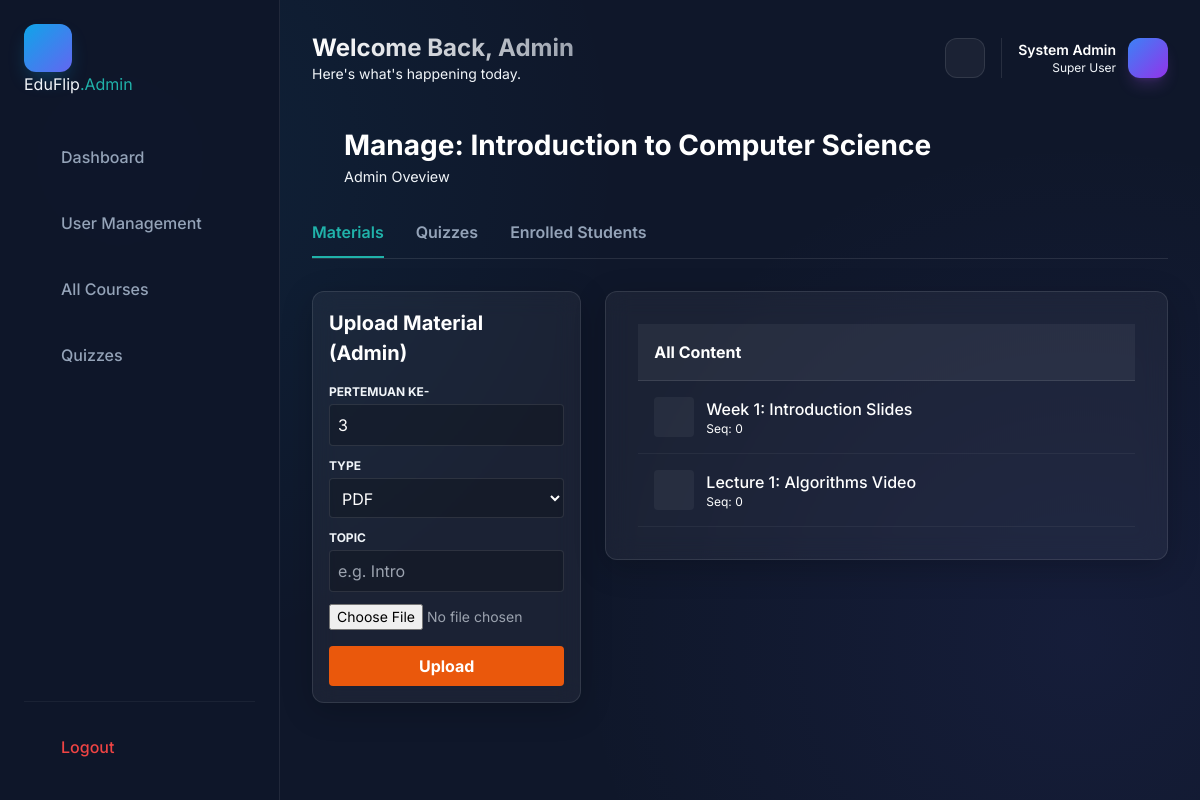
Before: /web/public/admin/manage_course.php?id=1 (signed in) with the older database file.
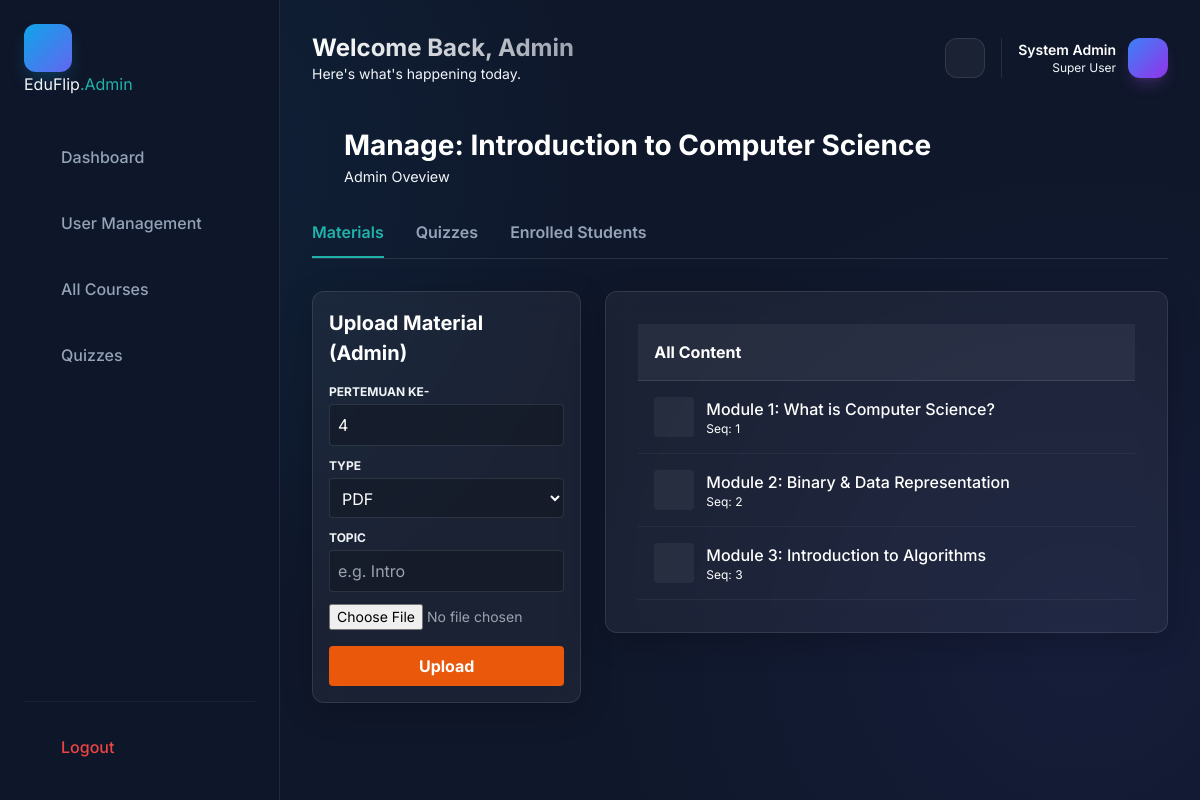
After: the same page with the newer database file.
### tables this page shows
CREATE TABLE `materials` (
  `id` int NOT NULL AUTO_INCREMENT,
  `course_id` int NOT NULL,
  `title` varchar(255) NOT NULL,
  `description` text,
  `file_path` varchar(500) DEFAULT NULL,
  `file_type` enum('pdf','video','slide','text','url') NOT NULL,
  `file_size` int DEFAULT NULL,
  `order_sequence` int DEFAULT '0',
  `prerequisite_material_id` int DEFAULT NULL,
  `requires_quiz_pass` tinyint(1) DEFAULT '0',
  `minimum_quiz_score` int DEFAULT '70',
  `uploaded_by` int NOT NULL,
  `status` enum('draft','published') DEFAULT 'published',
  `created_at` timestamp NULL DEFAULT CURRENT_TIMESTAMP,
  `updated_at` timestamp NULL DEFAULT CURRENT_TIMESTAMP ON UPDATE CURRENT_TIMESTAMP,
  PRIMARY KEY (`id`),
  KEY `prerequisite_material_id` (`prerequisite_material_id`),
  KEY `uploaded_by` (`uploaded_by`),
  KEY `idx_course` (`course_id`),
  KEY `idx_order` (`order_sequence`),
  CONSTRAINT `materials_ibfk_1` FOREIGN KEY (`course_id`) REFERENCES `courses` (`id`) ON DELETE CASCADE,
  CONSTRAINT `materials_ibfk_2` FOREIGN KEY (`prerequisite_material_id`) REFERENCES `materials` (`id`) ON DELETE SET NULL,
  CONSTRAINT `materials_ibfk_3` FOREIGN KEY (`uploaded_by`) REFERENCES `users` (`id`)
);

### web/public/admin/manage_course.php (the view, shortened to what the changed rows need)
<?php
require_once '../../includes/auth.php';
$course_id = $_GET['id'] ?? 0;
$stmt = $pdo->prepare("SELECT * FROM courses WHERE id = ?");
$stmt->execute([$course_id]);
$course = $stmt->fetch(PDO::FETCH_ASSOC);
$stmt = $pdo->prepare("SELECT * FROM materials WHERE course_id = ? ORDER BY order_sequence ASC, created_at DESC");
$stmt->execute([$course_id]);
$materials = $stmt->fetchAll(PDO::FETCH_ASSOC);
$activeTab = $_GET['tab'] ?? 'materials';
include 'includes/header.php';
?>
<div class="reveal-element">
    <div style="display: flex; align-items: center; gap: 1rem; margin-bottom: 2rem;">
        <div>
            <h1 style="font-size: 1.75rem; font-weight: 700; margin: 0; color: white;">Manage: <?php echo htmlspecialchars($course['course_name']); ?></h1>
        </div>
    </div>
    <?php if ($activeTab == 'materials'): ?>
        <div class="grid grid-cols-1 lg:grid-cols-3 gap-6">
            <div class="lg:col-span-1">
                <div class="card p-4 bg-white/5 border border-white/10 rounded-xl">
                    <h3 class="font-bold text-white mb-4"><i class="ri-upload-cloud-2-line"></i> Upload Material (Admin)</h3>
                    <form method="POST" enctype="multipart/form-data">
                        <div class="mb-3">
                            <label class="block text-xs uppercase font-bold text-muted mb-1">Pertemuan Ke-</label>
                            <input type="number" name="meeting" value="<?php echo count($materials) + 1; ?>" class="w-full bg-black/20 border border-white/10 rounded p-2 text-white">
                        </div>
                        <div class="mb-3">
                            <label class="block text-xs uppercase font-bold text-muted mb-1">Type</label>
                            <select name="type" class="w-full bg-black/20 border border-white/10 rounded p-2 text-white">
                                <option value="pdf">PDF</option>
                            </select>
                        </div>
                        <div class="mb-3">
                            <label class="block text-xs uppercase font-bold text-muted mb-1">Topic</label>
                            <input type="text" name="topic" placeholder="e.g. Intro" required class="w-full bg-black/20 border border-white/10 rounded p-2 text-white">
                        </div>
                        <div class="mb-4">
                            <input type="file" name="file" required class="text-sm text-gray-400">
                        </div>
                        <button type="submit" class="w-full bg-orange-600 hover:bg-orange-500 text-white rounded p-2 font-bold">Upload</button>
                    </form>
                </div>
            </div>
            <div class="lg:col-span-2">
                 <div class="card bg-white/5 border border-white/10 rounded-xl overflow-hidden">
                    <div class="p-4 border-b border-white/10 bg-white/5 font-bold text-white">All Content</div>
                    <?php foreach ($materials as $mat): ?>
                        <div class="p-4 border-b border-white/5 flex justify-between items-center text-white">
                            <div class="flex items-center gap-3">
                                <div class="w-10 h-10 rounded bg-white/5 flex items-center justify-center">
                                </div>
                                <div>
                                    <div class="font-medium"><?php echo htmlspecialchars($mat['title']); ?></div>
                                    <div class="text-xs text-muted">Seq: <?php echo $mat['order_sequence']; ?></div>
                                </div>
                            </div>
                        </div>
                    <?php endforeach; ?>
                 </div>
            </div>
        </div>
    <?php endif; ?>
</div>
<?php include 'includes/footer.php'; ?>

Changed rows visible on the page:
removed materials: title "Week 1: Introduction Slides", order_sequence "0"
removed materials: title "Lecture 1: Algorithms Video", order_sequence "0"
added materials: title "Module 1: What is Computer Science?", order_sequence "1"
added materials: title "Module 2: Binary & Data Representation", order_sequence "2"
added materials: title "Module 3: Introduction to Algorithms", order_sequence "3"
Other visible differences:
form field meeting: "3" → "4"
